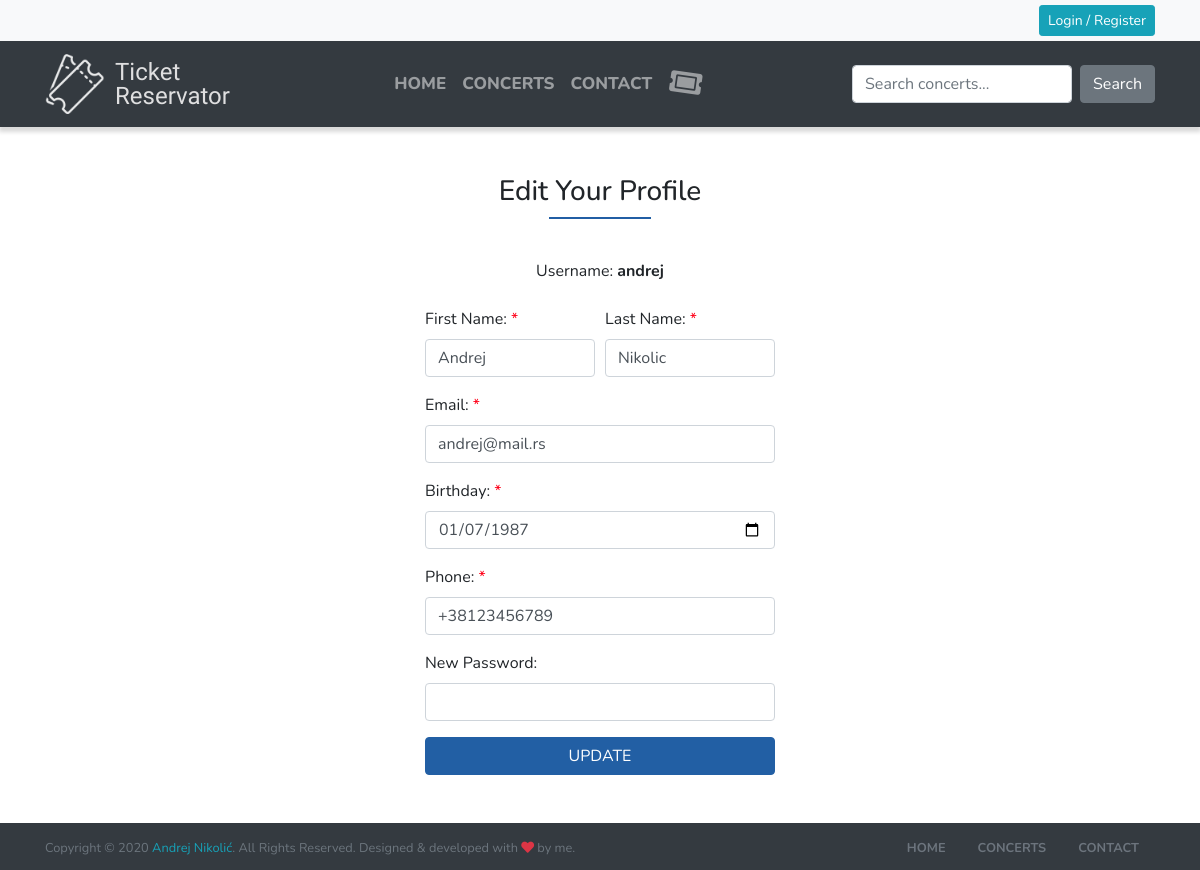
Screenshot of /edit_profile.php?id=1 with the database file from the repository.
### tables this page shows
CREATE TABLE `user` (
  `id_user` int(11) NOT NULL,
  `username` varchar(50) NOT NULL,
  `first_name` varchar(50) NOT NULL,
  `last_name` varchar(50) NOT NULL,
  `email` varchar(50) NOT NULL,
  `birthday` date NOT NULL,
  `phone` varchar(30) NOT NULL,
  `password` varchar(200) NOT NULL,
  `admin` bit(1) NOT NULL
);

### edit_profile.php (the view, shortened to what this page needs)
<?php
require_once("connect.php");
$idItem = $_GET["id"];
?>
<!DOCTYPE html>
<html lang="en">
<head>
    <?php include "assets/resources.php" ?>
</head>
<body>
<?php include "assets/header.php" ?>
<main>
<div class="container my-5">
<div class="row justify-content-center">
<?php
$username = $fname = $lname = $email = $phone = "";
$sql = "SELECT username, first_name, last_name, email, birthday, phone FROM user WHERE id_user = ?";
$exc = $con->prepare($sql);
$exc->bind_param("i", $idItem);
$exc->execute();
$exc->bind_result($username, $fname, $lname, $email, $birthday, $phone);
while ($row = $exc->fetch()) {
    $user_username = $username;
    $user_fname = $fname;
    $user_lname = $lname;
    $user_email = $email;
    $user_bday = $birthday;
    $user_phone = $phone;
}
?>
<form  class="col-lg-4 col-md-5" method="POST">
<h3 class="text-center">Edit Your Profile</h3>
    <div class="my-4 text-center">Username: <strong><?php echo $user_username; ?></strong></div>
    <div class="form-row">
        <div class="col mb-3">
            <label for="name">First Name: <span class="red">*</span></label>
            <input type="text" class="form-control" name="fname" value="<?php echo $user_fname; ?>" required>
        </div>
        <div class="col">
            <label for="name">Last Name: <span class="red">*</span></label>
            <input type="text" class="form-control" name="lname" value="<?php echo $user_lname; ?>" required>
        </div>
    </div>
    <div class="form-group">
        <label for="email">Email: <span class="red">*</span></label>
        <input type="email" class="form-control" name="email" value="<?php echo $user_email; ?>" required>
    </div>
    <div class="form-group">
        <label for="bday">Birthday: <span class="red">*</span></label>
        <input type="date" class="form-control" name="bday" value="<?php echo $user_bday; ?>" required>
    </div>
    <div class="form-group">
        <label for="phone">Phone: <span class="red">*</span></label>
        <input type="tel" class="form-control" name="phone" value="<?php echo $user_phone; ?>" required>
    </div>
    <div class="form-group">
        <label for="pass1">New Password:</label>
        <input type="password" class="form-control" name="pass1">
    </div>
    <input class="btn btn-primary btn-block" type="submit" value="UPDATE" name="register_user"/>
</form>
</div>
</div>
</main>
<?php include "assets/footer.php" ?>
</body>
</html>

### css/style.css (style rules this page uses)
body { font-family: 'Nunito', sans-serif; }
main { min-height: calc(100vh - 222px); }
.container.my-5 h3, .container.py-5 h3 { display: -webkit-box; display: -ms-flexbox; display: flex; -webkit-box-align: center; -ms-flex-align: center; align-items: center; -webkit-box-orient: vertical; -webkit-box-direction: normal; -ms-flex-direction: column; flex-direction: column; width: -webkit-fit-content; width: -moz-fit-content; width: fit-content; margin: 0 auto; }
.container.my-5 h3::after, .container.py-5 h3::after { border-top: 2px solid #215ea4; content: ""; display: block; width: 50%; margin-top: 0.5rem; margin-bottom: 1rem; }
.btn-primary { background-color: #225FA4; border-color: #225FA4; }
.red { color: #ff0018; }

### rows the page displays
user: username "andrej", fname "Andrej", lname "Nikolic", email "andrej@mail.rs", bday "01/07/1987", phone "+38123456789"
